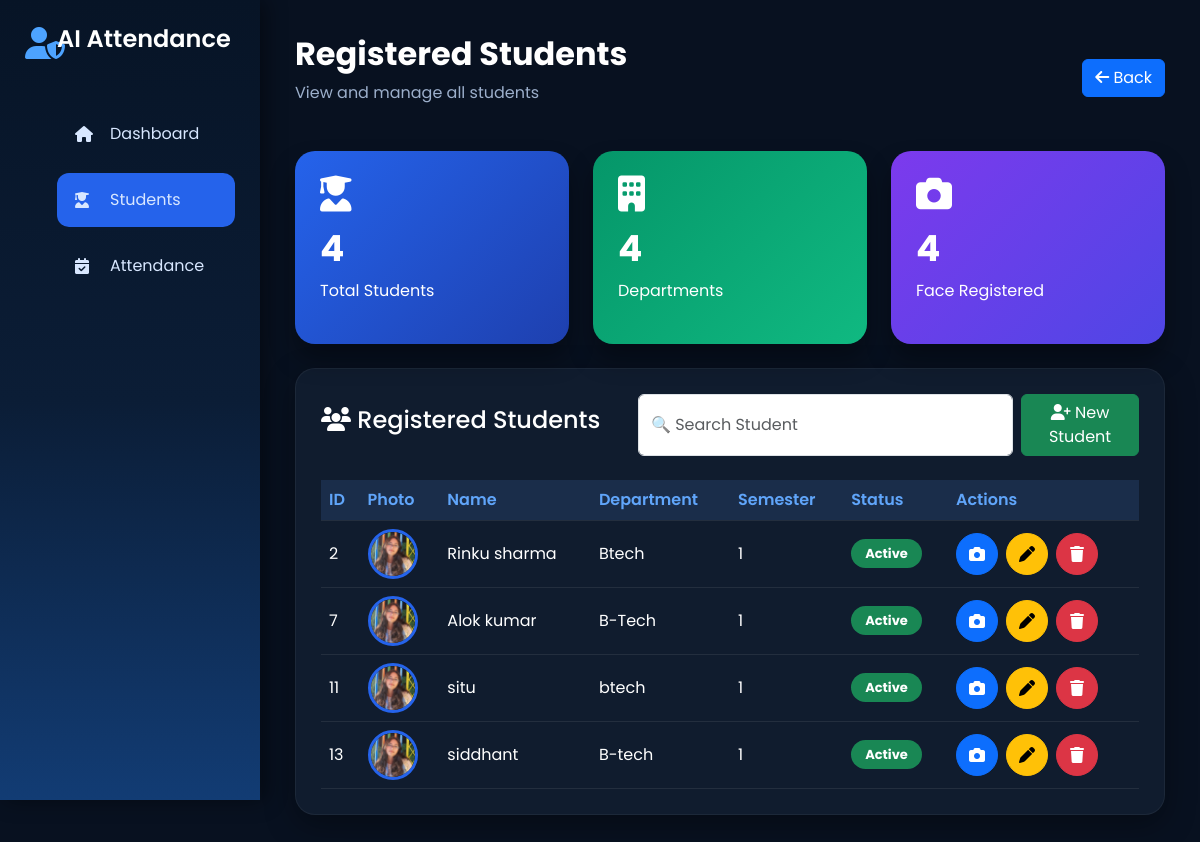
The app's page /registered_students with its own data.
### tables this page shows
CREATE TABLE students(
    student_id INTEGER PRIMARY KEY,
    name TEXT,
    department TEXT,
    semester TEXT,
    section TEXT,
    email TEXT,
    phone TEXT
);

### app.py (the view)
@app.route("/registered_students")
def registered_students():
    conn = sqlite3.connect("database/attendance.db")
    cursor = conn.cursor()
    cursor.execute("""
        SELECT student_id, name, department, semester
        FROM students
        ORDER BY student_id
    """)
    students = cursor.fetchall()
    cursor.execute("SELECT COUNT(*) FROM students")
    total_students = cursor.fetchone()[0]
    cursor.execute("SELECT COUNT(DISTINCT department) FROM students")
    total_departments = cursor.fetchone()[0]
    cursor.execute("SELECT COUNT(*) FROM students")
    face_registered = cursor.fetchone()[0]
    conn.close()
    return render_template(
        "registered_students.html",
        students=students,
        total_students=total_students,
        total_departments=total_departments,
        face_registered=face_registered
    )

### templates/registered_students.html (shortened to what this page needs)
<!DOCTYPE html>
<html lang="en">
<head>
<link href="https://cdn.jsdelivr.net/npm/bootstrap@5.3.3/dist/css/bootstrap.min.css" rel="stylesheet">
<link href="https://cdnjs.cloudflare.com/ajax/libs/font-awesome/6.6.0/css/all.min.css" rel="stylesheet">
<link rel="stylesheet"
href="{{ url_for('static', filename='css/dashboard.css') }}">
</head>
<body>
<div class="sidebar">
<div class="logo">
<i class="fas fa-user-shield"></i>
<h2>AI Attendance</h2>
</div>
<ul>
<li><a href="/dashboard"><i class="fas fa-house"></i> Dashboard</a></li>
<li><a class="active" href="/students"><i class="fas fa-user-graduate"></i> Students</a></li>
<li><a href="/attendance"><i class="fas fa-calendar-check"></i> Attendance</a></li>
</ul>
</div>
<div class="main-content">
<div class="topbar">
<div>
<h2>Registered Students</h2>
<p>View and manage all students</p>
</div>
<div>
<a href="/students" class="btn btn-primary">
<i class="fas fa-arrow-left"></i>
Back
</a>
</div>
</div>
    <div class="row mb-4">
    <div class="col-md-4">
        <div class="stat-card blue">
            <i class="fas fa-user-graduate"></i>
            <h2>{{ total_students }}</h2>
            <p>Total Students</p>
        </div>
    </div>
    <div class="col-md-4">
        <div class="stat-card green">
            <i class="fas fa-building"></i>
            <h2>{{ total_departments }}</h2>
            <p>Departments</p>
        </div>
    </div>
    <div class="col-md-4">
        <div class="stat-card purple">
            <i class="fas fa-camera"></i>
            <h2>{{ face_registered }}</h2>
            <p>Face Registered</p>
        </div>
    </div>
</div>
    <div class="panel mt-4">
        <div class="d-flex justify-content-between align-items-center mb-4">
    <h4>
        <i class="fas fa-users"></i>
        Registered Students
    </h4>
    <div class="d-flex gap-2">
        <input
            type="text"
            id="searchBox"
            class="form-control"
            placeholder="🔍 Search Student">
        <a href="/new_student" class="btn btn-success">
            <i class="fas fa-user-plus"></i>
            New Student
        </a>
    </div>
</div>
<div class="table-responsive">
<table class="table table-dark table-hover align-middle" id="studentTable">
<thead>
<tr>
<th>ID</th>
<th>Photo</th>
<th>Name</th>
<th>Department</th>
<th>Semester</th>
<th>Status</th>
<th>Actions</th>
</tr>
</thead>
<tbody>
{% for student in students %}
<tr>
<td>{{ student[0] }}</td>
<td>
<img
src="{{ url_for('static', filename='images/default_user.png') }}"
class="student-photo">
</td>
<td>{{ student[1] }}</td>
<td>{{ student[2] }}</td>
<td>{{ student[3] }}</td>
<td>
    <span class="badge bg-success">
        Active
    </span>
</td>
<td>
    <div class="d-flex gap-2">
        <a href="/capture_face/{{ student[0] }}" class="btn btn-primary rounded-circle">
    <i class="fas fa-camera"></i>
</a>
<a href="/edit_student/{{ student[0] }}"
class="btn btn-warning rounded-circle"
title="Edit Student">
<i class="fas fa-pen"></i>
</a>
<a href="/delete_student/{{ student[0] }}"
class="btn btn-danger rounded-circle"
onclick="return confirm('Delete this student?')"
title="Delete Student">
<i class="fas fa-trash"></i>
</a>
</td>
</tr>
{% endfor %}
</tbody>
</table>
</div>
</div>
</div>
</body>
</html>

### static/css/dashboard.css (style rules this page uses)
* { margin:0; padding:0; box-sizing:border-box; font-family:'Poppins',sans-serif; }
body { background:#081120; color:#fff; }
.sidebar { position:fixed; left:0; top:0; width:260px; height:100vh; background:linear-gradient(180deg,#071426,#0B1D36,#123C74); padding:25px; box-shadow:5px 0 20px rgba(0,0,0,.45); }
.logo { display:flex; align-items:center; gap:12px; margin-bottom:45px; }
.logo i { font-size:32px; color:#4DA3FF; }
.logo h2 { font-size:24px; font-weight:600; }
.sidebar ul { list-style:none; }
.sidebar ul li { margin:12px 0; }
.sidebar ul li a { display:flex; align-items:center; gap:15px; color:#D8E7FF; text-decoration:none; padding:15px 18px; border-radius:12px; transition:.3s; }
.sidebar ul li a.active { background:#2563EB; }
.sidebar i { width:20px; }
.main-content { margin-left:260px; padding:35px; }
.topbar { display:flex; justify-content:space-between; align-items:center; margin-bottom:30px; }
.topbar h2 { font-size:32px; font-weight:700; }
.topbar p { color:#9CAFCB; }
.stat-card { border-radius:20px; padding:25px; color:white; transition:.35s; cursor:pointer; box-shadow:0 15px 25px rgba(0,0,0,.35); }
.stat-card i { font-size:36px; margin-bottom:15px; }
.stat-card h2 { font-size:36px; font-weight:700; }
.stat-card p { margin-top:8px; font-size:16px; }
.blue { background:linear-gradient(135deg,#2563EB,#1E40AF); }
.green { background:linear-gradient(135deg,#059669,#10B981); }
.purple { background:linear-gradient(135deg,#7C3AED,#4F46E5); }
.panel { background:#101C2E; border-radius:20px; padding:25px; box-shadow:0 10px 30px rgba(0,0,0,.35); margin-bottom:25px; border:1px solid rgba(255,255,255,.05); }
.table { margin-bottom:0; }
.table-dark { --bs-table-bg:#101C2E; --bs-table-hover-bg:#16253D; }
.table th { color:#60A5FA; font-weight:600; border-bottom:1px solid rgba(255,255,255,.08); }
.table td { color:white; vertical-align:middle; border-bottom:1px solid rgba(255,255,255,.05); }
.badge { padding:8px 14px; font-size:13px; border-radius:20px; }
.btn.rounded-circle { width:42px; height:42px; display:flex; align-items:center; justify-content:center; transition:.3s; }
.student-photo { width:50px; height:50px; border-radius:50%; object-fit:cover; border:3px solid #2563EB; }
.table { background: #101C2E !important; color: white !important; }
.table tbody { background: #101C2E !important; }
.table tbody tr { background: #101C2E !important; }
.table tbody td { color: white !important; background: #101C2E !important; border-color: rgba(255,255,255,.08); }
.table thead th { background: #1A2D4A !important; color: #60A5FA !important; }

### records on screen
students: student_id "2", name "Rinku sharma", department "Btech", semester "1"
students: student_id "7", name "Alok kumar", department "B-Tech", semester "1"
students: student_id "11", name "situ", department "btech", semester "1"
students: student_id "13", name "siddhant", department "B-tech", semester "1"

### other values on screen
{{ total_students }} "4"
{{ total_departments }} "4"
{{ face_registered }} "4"
